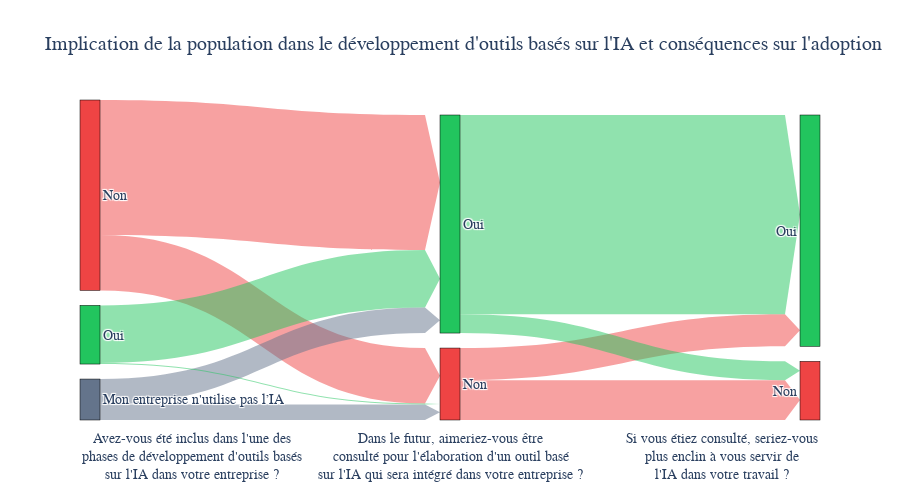

The cell this chart's notebook holds for it:
### Markdown cell above
### 🛣️ 2.5. Implication de la population dans le développement d'outils basés sur l'IA et conséquences sur l'adoption

### Code cell
TINT = 3

df_before_after = df_survey[['Involved', 'WantToBeInvolved', 'ImpactOfBeingInvolved']].copy()

sankey_dict_ids = {}
sankey_dict_count = {}

for index, row in df_before_after.iterrows():
    key1 = f"1{row['Involved']}"
    key2 = f"2{row['WantToBeInvolved']}"
    key3 = f"3{row['ImpactOfBeingInvolved']}"
    if key1 not in sankey_dict_ids:
        sankey_dict_ids[key1] = len(sankey_dict_ids)
    if key2 not in sankey_dict_ids:
        sankey_dict_ids[key2] = len(sankey_dict_ids)
    if key3 not in sankey_dict_ids:
        sankey_dict_ids[key3] = len(sankey_dict_ids)
    sankey_dict_count[key1+','+key2] = sankey_dict_count.get(key1+','+key2, 0) + 1
    sankey_dict_count[key2+','+key3] = sankey_dict_count.get(key2+','+key3, 0) + 1

# Construct DataFrame for Sankey diagram
data = [{'source': sankey_dict_ids[key.split(',')[0]],
         'target': sankey_dict_ids[key.split(',')[1]],
         'value': value}
        for key, value in sankey_dict_count.items()]

df_sankey = pd.DataFrame(data)

labels = [label[1:] for label in sankey_dict_ids.keys()]
# Define colors for each label based on specific criteria
colors = [
    C_GREEN[TINT] if 'Oui' in label else
    C_RED[TINT] if 'Non' in label else
    C_SLATE[TINT] for label in labels
]

# Create a dictionary to map labels to colors with added transparency
label_to_color_rgba = {
    label: f"rgba({int(color[1:3], 16)}, {int(color[3:5], 16)}, {int(color[5:7], 16)}, 0.5)"
    for label, color in zip(labels, colors)
}
# Generate a color scale for the links based on the target node's color with transparency
link_colors_rgba = [label_to_color_rgba[labels[source]] for source in df_sankey['source']]

fig = go.Figure(data=[go.Sankey(
  node = dict(
    pad = 15,
    thickness = 20,
    line = dict(color = "black", width = 0.5),
    label = labels,
    color = colors  # Use the colors list here
  ),
  link = dict(
    source = df_sankey['source'],
    target = df_sankey['target'],
    value = df_sankey['value'],
    color = link_colors_rgba,
    arrowlen=15,
  )
)], layout=go.Layout(
    height=500,
    font=dict(size=F_H3),
    title="Implication de la population dans le développement d'outils basés sur l'IA et conséquences sur l'adoption",
    title_font_size=F_H1
))

# Add annotations for the question names
fig.update_layout(
    annotations=[
        dict(
            x=0,
            y=-0.2,
            xref='paper',
            yref='paper',
            text="Avez-vous été inclus dans l'une des<br>phases de développement d'outils basés<br>sur l'IA dans votre entreprise ?",
            showarrow=False,
            font=dict(size=F_H3)
        ),
        dict(
            x=0.5,
            y=-0.2,
            xref='paper',
            yref='paper',
            text="Dans le futur, aimeriez-vous être<br>consulté pour l'élaboration d'un outil basé<br>sur l'IA qui sera intégré dans votre entreprise ?",
            showarrow=False,
            font=dict(size=F_H3)
        ),
        dict(
            x=1,
            y=-0.2,
            xref='paper',
            yref='paper',
            text="Si vous étiez consulté, seriez-vous<br>plus enclin à vous servir de<br>l'IA dans votre travail ?",
            showarrow=False,
            font=dict(size=F_H3)
        )
    ]
)

fig.show()

### Figure 1 — Plotly figure (JSON) as saved in the notebook; plotly's stock layout.template omitted (floating-point values rounded to 4 significant figures)
{"data": [{"link": {"arrowlen": 15, "color": ["rgba(239, 68, 68, 0.5)", "rgba(239, 68, 68, 0.5)", "rgba(239, 68, 68, 0.5)", "rgba(34, 197, 94, 0.5)", "rgba(34, 197, 94, 0.5)", "rgba(239, 68, 68, 0.5)", "rgba(100, 116, 139, 0.5)", "rgba(100, 116, 139, 0.5)", "rgba(34, 197, 94, 0.5)", "rgba(34, 197, 94, 0.5)"], "source": [0, 1, 1, 4, 5, 0, 6, 6, 5, 4], "target": [1, 2, 3, 5, 3, 5, 5, 1, 2, 1], "value": [50, 36, 29, 52, 180, 122, 23, 14, 17, 1]}, "node": {"color": ["#ef4444", "#ef4444", "#ef4444", "#22c55e", "#22c55e", "#22c55e", "#64748b"], "label": ["Non", "Non", "Non", "Oui", "Oui", "Oui", "Mon entreprise n'utilise pas l’IA"], "line": {"color": "black", "width": 0.5}, "pad": 15, "thickness": 20}, "type": "sankey"}], "layout": {"annotations": [{"font": {"size": 14}, "showarrow": false, "text": "Avez-vous été inclus dans l'une des<br>phases de développement d'outils basés<br>sur l'IA dans votre entreprise ?", "x": 0, "xref": "paper", "y": -0.2, "yref": "paper"}, {"font": {"size": 14}, "showarrow": false, "text": "Dans le futur, aimeriez-vous être<br>consulté pour l'élaboration d'un outil basé<br>sur l'IA qui sera intégré dans votre entreprise ?", "x": 0.5, "xref": "paper", "y": -0.2, "yref": "paper"}, {"font": {"size": 14}, "showarrow": false, "text": "Si vous étiez consulté, seriez-vous<br>plus enclin à vous servir de<br>l'IA dans votre travail ?", "x": 1, "xref": "paper", "y": -0.2, "yref": "paper"}], "font": {"size": 14}, "height": 500, "title": {"font": {"size": 20}, "text": "Implication de la population dans le développement d'outils basés sur l'IA et conséquences sur l'adoption"}}}
